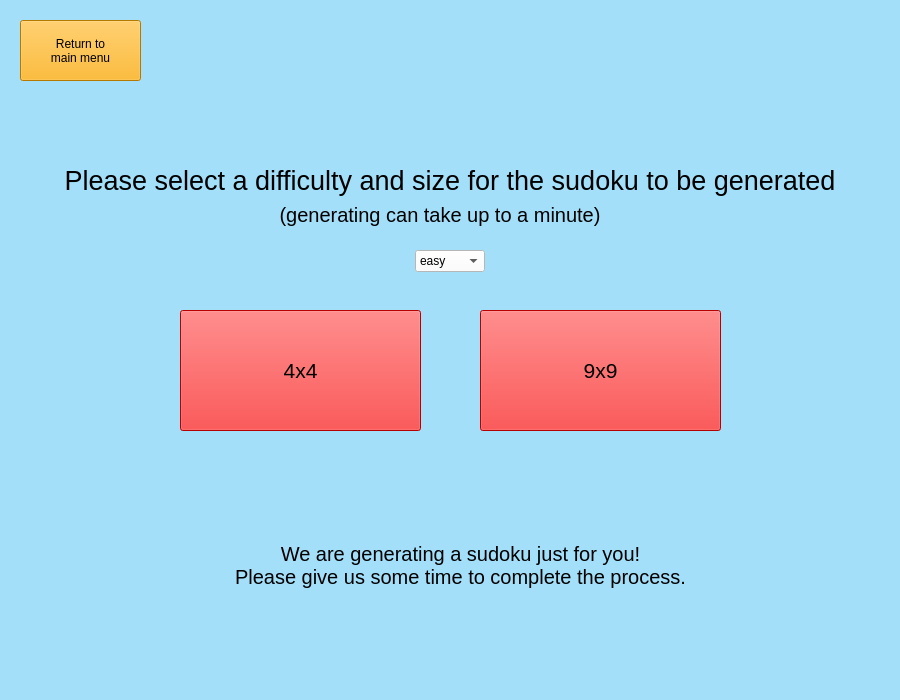
<?xml version="1.0" encoding="UTF-8"?>
<ui version="4.0">
 <class>SelectionScreenGenerator</class>
 <widget class="QWidget" name="SelectionScreenGenerator">
  <property name="geometry">
   <rect>
    <x>0</x>
    <y>0</y>
    <width>900</width>
    <height>700</height>
   </rect>
  </property>
  <property name="windowTitle">
   <string>Size selection screen</string>
  </property>
  <property name="styleSheet">
   <string notr="true">background-color: rgb(85, 255, 255);
background-color: rgb(163, 223, 249);</string>
  </property>
  <widget class="QPushButton" name="Pb_4x4">
   <property name="geometry">
    <rect>
     <x>180</x>
     <y>310</y>
     <width>241</width>
     <height>121</height>
    </rect>
   </property>
   <property name="font">
    <font>
     <pointsize>16</pointsize>
    </font>
   </property>
   <property name="styleSheet">
    <string notr="true">background-color: rgb(255, 0, 0);</string>
   </property>
   <property name="text">
    <string>4x4</string>
   </property>
  </widget>
  <widget class="QPushButton" name="Pb_9x9">
   <property name="geometry">
    <rect>
     <x>480</x>
     <y>310</y>
     <width>241</width>
     <height>121</height>
    </rect>
   </property>
   <property name="font">
    <font>
     <pointsize>16</pointsize>
    </font>
   </property>
   <property name="styleSheet">
    <string notr="true">background-color: rgb(255, 0, 0);</string>
   </property>
   <property name="text">
    <string>9x9</string>
   </property>
  </widget>
  <widget class="QLabel" name="lb_instuctions">
   <property name="geometry">
    <rect>
     <x>50</x>
     <y>160</y>
     <width>800</width>
     <height>40</height>
    </rect>
   </property>
   <property name="font">
    <font>
     <pointsize>20</pointsize>
    </font>
   </property>
   <property name="text">
    <string>Please select a difficulty and size for the sudoku to be generated</string>
   </property>
   <property name="alignment">
    <set>Qt::AlignCenter</set>
   </property>
  </widget>
  <widget class="QPushButton" name="return_main">
   <property name="geometry">
    <rect>
     <x>20</x>
     <y>20</y>
     <width>121</width>
     <height>61</height>
    </rect>
   </property>
   <property name="styleSheet">
    <string notr="true">background-color: rgb(255, 170, 0);
font: 9pt &quot;Tempus Sans ITC&quot;;</string>
   </property>
   <property name="text">
    <string>Return to
main menu</string>
   </property>
  </widget>
  <widget class="QLabel" name="lb_generating">
   <property name="geometry">
    <rect>
     <x>140</x>
     <y>200</y>
     <width>600</width>
     <height>30</height>
    </rect>
   </property>
   <property name="font">
    <font>
     <pointsize>15</pointsize>
    </font>
   </property>
   <property name="styleSheet">
    <string notr="true"/>
   </property>
   <property name="text">
    <string>(generating can take up to a minute)</string>
   </property>
   <property name="alignment">
    <set>Qt::AlignCenter</set>
   </property>
  </widget>
  <widget class="QComboBox" name="comboBox">
   <property name="geometry">
    <rect>
     <x>415</x>
     <y>250</y>
     <width>70</width>
     <height>22</height>
    </rect>
   </property>
   <property name="styleSheet">
    <string notr="true">background-color: rgb(255, 255, 255);</string>
   </property>
   <item>
    <property name="text">
     <string>easy</string>
    </property>
   </item>
   <item>
    <property name="text">
     <string>normal</string>
    </property>
   </item>
   <item>
    <property name="text">
     <string>hard</string>
    </property>
   </item>
  </widget>
  <widget class="QLabel" name="wait_label">
   <property name="geometry">
    <rect>
     <x>0</x>
     <y>500</y>
     <width>921</width>
     <height>131</height>
    </rect>
   </property>
   <property name="font">
    <font>
     <pointsize>15</pointsize>
    </font>
   </property>
   <property name="text">
    <string>We are generating a sudoku just for you!
Please give us some time to complete the process.</string>
   </property>
   <property name="alignment">
    <set>Qt::AlignCenter</set>
   </property>
  </widget>
 </widget>
 <resources/>
 <connections/>
</ui>
